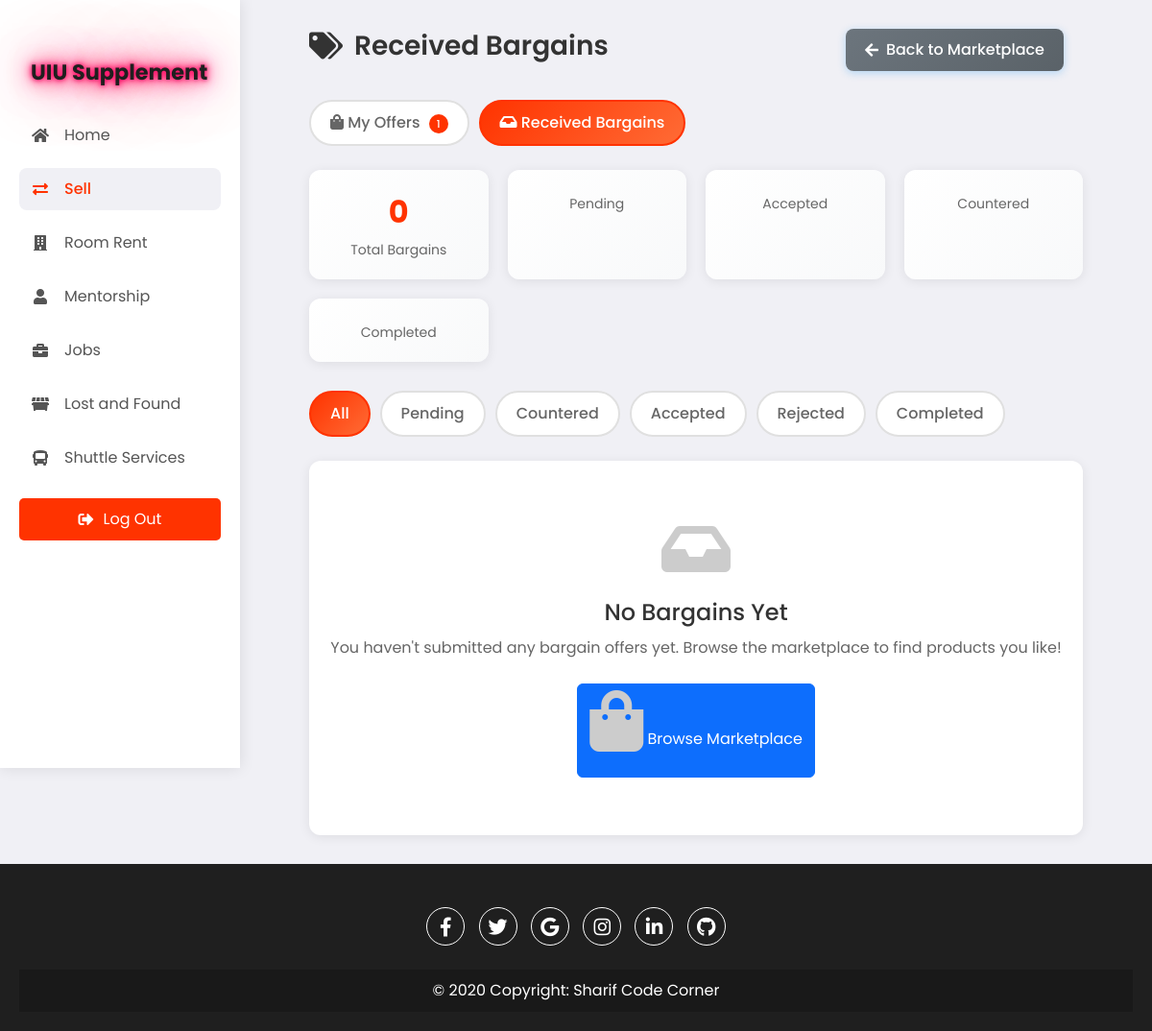
Before: /mybargains.php?view=seller (signed in) with the older database file.
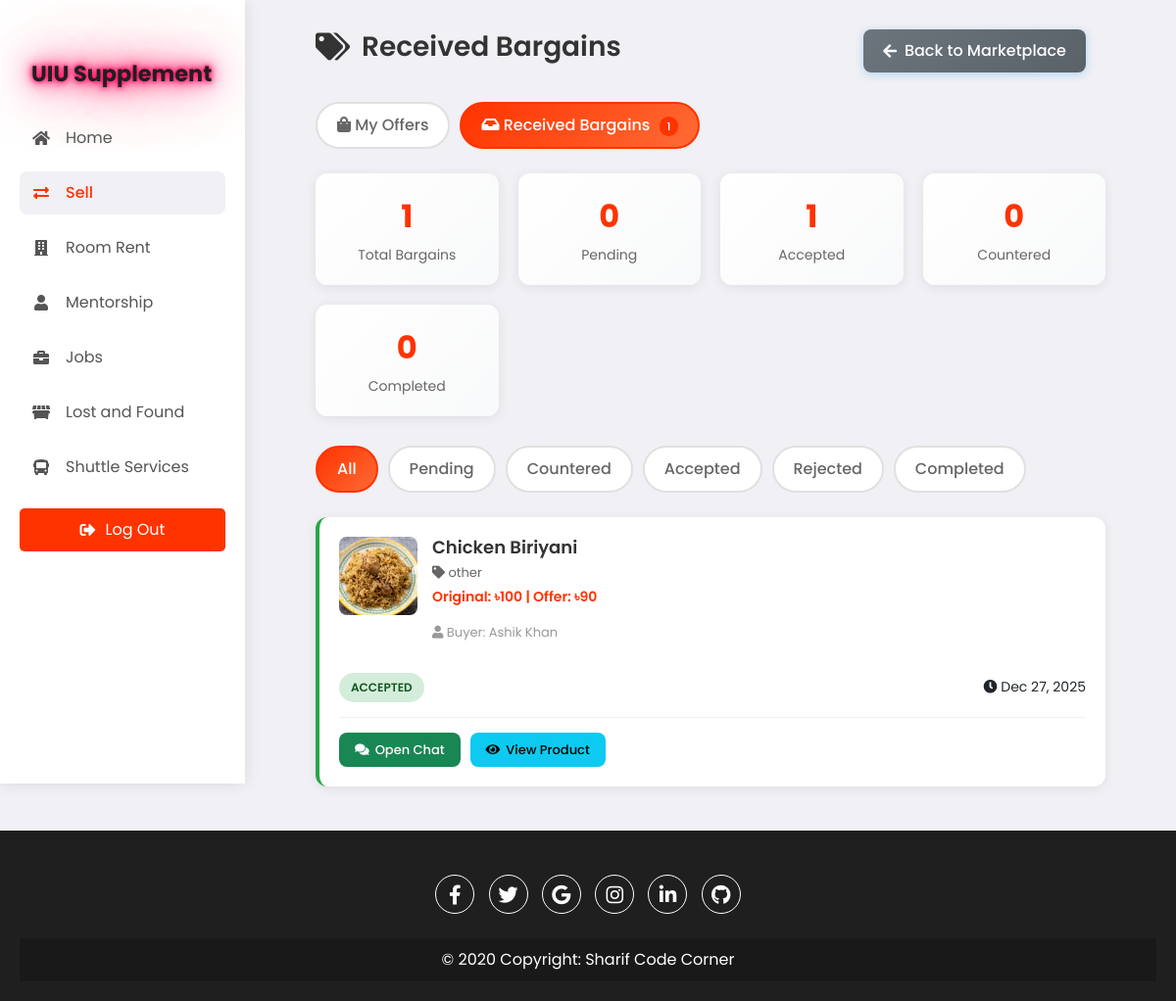
After: the same page with the newer database file.
### tables this page shows
CREATE TABLE `bargains` (
  `id` int(11) NOT NULL,
  `product_id` int(11) NOT NULL,
  `buyer_id` int(11) NOT NULL,
  `seller_id` int(11) NOT NULL,
  `bargain_price` decimal(10,2) NOT NULL,
  `status` enum('pending','accepted','rejected','countered','deal_done') DEFAULT 'pending',
  `buyer_message` text DEFAULT NULL,
  `created_at` timestamp NOT NULL DEFAULT current_timestamp(),
  `updated_at` timestamp NOT NULL DEFAULT current_timestamp() ON UPDATE current_timestamp()
);

CREATE TABLE `products` (
  `id` int(11) NOT NULL,
  `product_name` varchar(255) NOT NULL,
  `category` varchar(100) DEFAULT NULL,
  `price` decimal(10,2) DEFAULT NULL,
  `description` text DEFAULT NULL,
  `image_path` varchar(255) NOT NULL,
  `bargain_price` decimal(10,2) DEFAULT NULL,
  `user_id` int(11) DEFAULT NULL,
  `status` enum('available','sold','pending') DEFAULT 'available',
  `created_at` timestamp NOT NULL DEFAULT current_timestamp(),
  `updated_at` timestamp NOT NULL DEFAULT current_timestamp() ON UPDATE current_timestamp(),
  `view_count` int(11) DEFAULT 0,
  `bargain_count` int(11) DEFAULT 0
);

CREATE TABLE `users` (
  `id` int(11) NOT NULL,
  `username` varchar(50) DEFAULT NULL,
  `email` varchar(100) DEFAULT NULL,
  `Gender` enum('m','f','o') NOT NULL,
  `password_hash` varchar(255) DEFAULT NULL,
  `mobilenumber` varchar(20) NOT NULL,
  `created_at` timestamp NOT NULL DEFAULT current_timestamp(),
  `is_mentor` tinyint(1) DEFAULT 0 COMMENT 'Whether user is an approved mentor'
);

### mybargains.php (the view, shortened to what the changed rows need)
<?php
$servername = "localhost";
$username = "root";
$password = "";
$dbname = "uiusupplements";
$conn = new mysqli($servername, $username, $password, $dbname);
$userId = $_SESSION['user_id'];
$viewType = $_GET['view'] ?? 'buyer';
$buyerStatsStmt = $conn->prepare("
    SELECT
        COUNT(*) as total,
        SUM(CASE WHEN status = 'pending' THEN 1 ELSE 0 END) as pending,
        SUM(CASE WHEN status = 'accepted' THEN 1 ELSE 0 END) as accepted,
        SUM(CASE WHEN status = 'rejected' THEN 1 ELSE 0 END) as rejected,
        SUM(CASE WHEN status = 'countered' THEN 1 ELSE 0 END) as countered,
        SUM(CASE WHEN status = 'deal_done' THEN 1 ELSE 0 END) as completed
    FROM bargains WHERE buyer_id = ?
");
$buyerStatsStmt->bind_param("i", $userId);
$buyerStatsStmt->execute();
$buyerStats = $buyerStatsStmt->get_result()->fetch_assoc();
$sellerStatsStmt = $conn->prepare("
    SELECT
        COUNT(*) as total,
        SUM(CASE WHEN status = 'pending' THEN 1 ELSE 0 END) as pending,
        SUM(CASE WHEN status = 'accepted' THEN 1 ELSE 0 END) as accepted,
        SUM(CASE WHEN status = 'rejected' THEN 1 ELSE 0 END) as rejected,
        SUM(CASE WHEN status = 'countered' THEN 1 ELSE 0 END) as countered,
        SUM(CASE WHEN status = 'deal_done' THEN 1 ELSE 0 END) as completed
    FROM bargains WHERE seller_id = ?
");
$sellerStatsStmt->bind_param("i", $userId);
$sellerStatsStmt->execute();
$sellerStats = $sellerStatsStmt->get_result()->fetch_assoc();
$stats = ($viewType === 'seller') ? $sellerStats : $buyerStats;
if ($viewType === 'buyer') {
    $bargainsStmt = $conn->prepare("
        SELECT
            b.id,
            b.product_id,
            b.bargain_price,
            b.status,
            b.buyer_message,
            b.created_at,
            b.updated_at,
            p.product_name,
            p.price as original_price,
            p.image_path,
            p.category,
            p.description,
            u.username as seller_name,
            u.email as seller_email,
            u.mobilenumber as seller_phone,
            (SELECT COUNT(*) FROM offers WHERE bargain_id = b.id) as offer_count,
            (SELECT offered_price FROM offers WHERE bargain_id = b.id ORDER BY created_at DESC LIMIT 1) as latest_offer_price
        FROM bargains b
        JOIN products p ON b.product_id = p.id
        JOIN users u ON b.seller_id = u.id
        WHERE b.buyer_id = ?
        ORDER BY b.created_at DESC
    ");
    $bargainsStmt->bind_param("i", $userId);
} else {
    $bargainsStmt = $conn->prepare("
        SELECT
            b.id,
            b.product_id,
            b.bargain_price,
            b.status,
            b.buyer_message,
            b.created_at,
            b.updated_at,
            p.product_name,
            p.price as original_price,
            p.image_path,
            p.category,
            p.description,
            u.username as buyer_name,
            u.email as buyer_email,
            u.mobilenumber as buyer_phone,
            (SELECT COUNT(*) FROM offers WHERE bargain_id = b.id) as offer_count,
            (SELECT offered_price FROM offers WHERE bargain_id = b.id ORDER BY created_at DESC LIMIT 1) as latest_offer_price
        FROM bargains b
        JOIN products p ON b.product_id = p.id
        JOIN users u ON b.buyer_id = u.id
        WHERE b.seller_id = ?
        ORDER BY b.created_at DESC
    ");
    $bargainsStmt->bind_param("i", $userId);
}
$bargainsStmt->execute();
$bargains = $bargainsStmt->get_result();
?>
<!DOCTYPE html>
<html lang="en">
<head>
    <link href="https://cdn.jsdelivr.net/npm/bootstrap@5.3.0-alpha1/dist/css/bootstrap.min.css" rel="stylesheet">
    <link rel="stylesheet" href="https://cdnjs.cloudflare.com/ajax/libs/font-awesome/5.15.4/css/all.min.css" />
    <link rel="stylesheet" href="assets/css/index.css" />
    <link rel="stylesheet" href="assets/css/sell-exchange.css" />
</head>
<body>
    <div class="container">
        <nav>
            <ul>
                <li><a href="uiusupplementhomepage.php" class="logo">
                        <h1 class="styled-title">UIU Supplement</h1>
                    </a></li>
            </ul>
        </nav>
        <section class="main">
            <div class="page-header">
                <h1 class="page-title">
                    <i class="fas fa-tags"></i> <?php echo $viewType === 'seller' ? 'Received Bargains' : 'My Offers'; ?>
                </h1>
            </div>
            <div class="filter-tabs" style="margin-bottom: 25px;">
                <a href="mybargains.php?view=buyer" class="filter-tab <?php echo $viewType === 'buyer' ? 'active' : ''; ?>" style="text-decoration: none;">
                    <i class="fas fa-shopping-bag"></i> My Offers
                    <?php if ($buyerStats['total'] > 0): ?>
                        <span style="background: #FF3300; color: white; padding: 2px 8px; border-radius: 10px; font-size: 11px; margin-left: 5px;">
                            <?php echo $buyerStats['total']; ?>
                        </span>
                    <?php endif; ?>
                </a>
                <a href="mybargains.php?view=seller" class="filter-tab <?php echo $viewType === 'seller' ? 'active' : ''; ?>" style="text-decoration: none;">
                    <i class="fas fa-inbox"></i> Received Bargains
                    <?php if ($sellerStats['total'] > 0): ?>
                        <span style="background: #FF3300; color: white; padding: 2px 8px; border-radius: 10px; font-size: 11px; margin-left: 5px;">
                            <?php echo $sellerStats['total']; ?>
                        </span>
                    <?php endif; ?>
                </a>
            </div>
            <div class="stats-bar">
                <div class="stat-card">
                    <div class="number"><?php echo $stats['total']; ?></div>
                    <div class="label">Total Bargains</div>
                </div>
                <div class="stat-card">
                    <div class="number"><?php echo $stats['pending']; ?></div>
                    <div class="label">Pending</div>
                </div>
                <div class="stat-card">
                    <div class="number"><?php echo $stats['accepted']; ?></div>
                    <div class="label">Accepted</div>
                </div>
                <div class="stat-card">
                    <div class="number"><?php echo $stats['countered']; ?></div>
                    <div class="label">Countered</div>
                </div>
                <div class="stat-card">
                    <div class="number"><?php echo $stats['completed']; ?></div>
                    <div class="label">Completed</div>
                </div>
            </div>
            <div class="bargain-list" id="bargainsList">
                <?php
                if ($bargains->num_rows > 0) {
                    while ($bargain = $bargains->fetch_assoc()) {
                        $statusClass = 'status-' . str_replace('_', '-', $bargain['status']);
                        $statusText = ucfirst(str_replace('_', ' ', $bargain['status']));
                        $otherPartyLabel = ($viewType === 'seller') ? 'Buyer' : 'Seller';
                        $otherPartyName = ($viewType === 'seller') ? $bargain['buyer_name'] : $bargain['seller_name'];
                        echo '<div class="bargain-card ' . $statusClass . '" data-status="' . $bargain['status'] . '">';
                        echo '  <div class="bargain-product">';
                        echo '    <img src="' . htmlspecialchars($bargain['image_path']) . '" alt="' . htmlspecialchars($bargain['product_name']) . '">';
                        echo '    <div class="bargain-info">';
                        echo '      <h4>' . htmlspecialchars($bargain['product_name']) . '</h4>';
                        echo '      <p class="category"><i class="fas fa-tag"></i> ' . htmlspecialchars($bargain['category']) . '</p>';
                        echo '      <p class="price">';
                        echo '        <span>Original: ৳' . number_format($bargain['original_price']) . '</span> | ';
                        echo '        <span>Offer: ৳' . number_format($bargain['bargain_price']) . '</span>';
                        echo '      </p>';
                        echo '      <p style="font-size: 13px; color: #999; margin-top: 5px;">';
                        echo '        <i class="fas fa-user"></i> ' . $otherPartyLabel . ': ' . htmlspecialchars($otherPartyName);
                        echo '      </p>';
                        echo '    </div>';
                        echo '  </div>';
                        echo '  <div class="bargain-status">';
                        echo '    <span class="status-badge ' . $statusClass . '">' . $statusText . '</span>';
                        echo '    <small><i class="fas fa-clock"></i> ' . date('M d, Y', strtotime($bargain['created_at'])) . '</small>';
                        echo '  </div>';
                        echo '  <div class="bargain-actions">';
                        if ($viewType === 'buyer') {
                            if ($bargain['status'] == 'countered') {
                                echo '    <button class="btn btn-success btn-sm accept-counter-btn" data-bargain-id="' . $bargain['id'] . '">';
                                echo '      <i class="fas fa-check"></i> Accept Counter Offer';
                                echo '    </button>';
                                echo '    <button class="btn btn-warning btn-sm buyer-counter-btn" data-bargain-id="' . $bargain['id'] . '" data-product-price="' . $bargain['original_price'] . '" data-seller-offer="' . $bargain['latest_offer_price'] . '" data-my-offer="' . $bargain['bargain_price'] . '">';
                                echo '      <i class="fas fa-exchange-alt"></i> Counter Back';
                                echo '    </button>';
                                echo '    <button class="btn btn-danger btn-sm reject-counter-btn" data-bargain-id="' . $bargain['id'] . '">';
                                echo '      <i class="fas fa-times"></i> Reject';
                                echo '    </button>';
                            } elseif ($bargain['status'] == 'accepted') {
                                echo '    <button class="btn btn-success btn-sm" onclick="dealChat.openChat(' . $bargain['id'] . ')">';
                                echo '      <i class="fas fa-comments"></i> Open Chat';
                                echo '    </button>';
                            } elseif ($bargain['status'] == 'pending') {
                                echo '    <button class="btn btn-secondary btn-sm" disabled>';
                                echo '      <i class="fas fa-hourglass-half"></i> Waiting for Seller';
                                echo '    </button>';
                            }
                        } else {
                            if ($bargain['status'] == 'pending') {
                                echo '    <button class="btn btn-success btn-sm seller-accept-btn" data-bargain-id="' . $bargain['id'] . '">';
                                echo '      <i class="fas fa-check"></i> Accept';
                                echo '    </button>';
                                echo '    <button class="btn btn-warning btn-sm seller-counter-btn" data-bargain-id="' . $bargain['id'] . '" data-product-price="' . $bargain['original_price'] . '" data-bargain-price="' . $bargain['bargain_price'] . '">';
                                echo '      <i class="fas fa-exchange-alt"></i> Counter Offer';
                                echo '    </button>';
                                echo '    <button class="btn btn-danger btn-sm seller-reject-btn" data-bargain-id="' . $bargain['id'] . '">';
                                echo '      <i class="fas fa-times"></i> Reject';
                                echo '    </button>';
                            } elseif ($bargain['status'] == 'countered') {
                                echo '    <button class="btn btn-secondary btn-sm" disabled>';
                                echo '      <i class="fas fa-hourglass-half"></i> Waiting for Buyer';
                                echo '    </button>';
                            } elseif ($bargain['status'] == 'accepted') {
                                echo '    <button class="btn btn-success btn-sm" onclick="dealChat.openChat(' . $bargain['id'] . ')">';
                                echo '      <i class="fas fa-comments"></i> Open Chat';
                                echo '    </button>';
                            }
                        }
                        echo '    <a href="SellAndExchange.php?product=' . $bargain['product_id'] . '" class="btn btn-info btn-sm">';
                        echo '      <i class="fas fa-eye"></i> View Product';
                        echo '    </a>';
                        echo '  </div>';
                        echo '</div>';
                    }
                } else {
                    echo '<div class="empty-state">';
                    echo '  <i class="fas fa-inbox"></i>';
                    echo '  <h3>No Bargains Yet</h3>';
                    echo '  <p>You haven\'t submitted any bargain offers yet. Browse the marketplace to find products you like!</p>';
                    echo '  <a href="SellAndExchange.php" class="btn btn-primary">';
                    echo '    <i class="fas fa-shopping-bag"></i> Browse Marketplace';
                    echo '  </a>';
                    echo '</div>';
                }
                ?>
            </div>
        </section>
    </div>
</body>
</html>

Changed rows visible on the page:
added bargains: product.image_path (picture), product.product_name "Chicken Biriyani", product.category "other", product.price "100", bargain_price "90", otherPartyLabel "Buyer", buyer.username "Ashik Khan", status "ACCEPTED", created_at "Dec 27, 2025"
Other visible differences:
$sellerStats['total']: (not shown) → "1"
$stats['total']: "0" → "1"
$stats['pending']: (not shown) → "0"
$stats['accepted']: (not shown) → "1"
$stats['countered']: (not shown) → "0"
$stats['completed']: (not shown) → "0"
$buyerStats['total']: "1" → (not shown)
text no longer shown: "No Bargains Yet You haven ' t submitted any bargain offers yet. Browse the marketplace to find products you like! Browse Marketplace"
